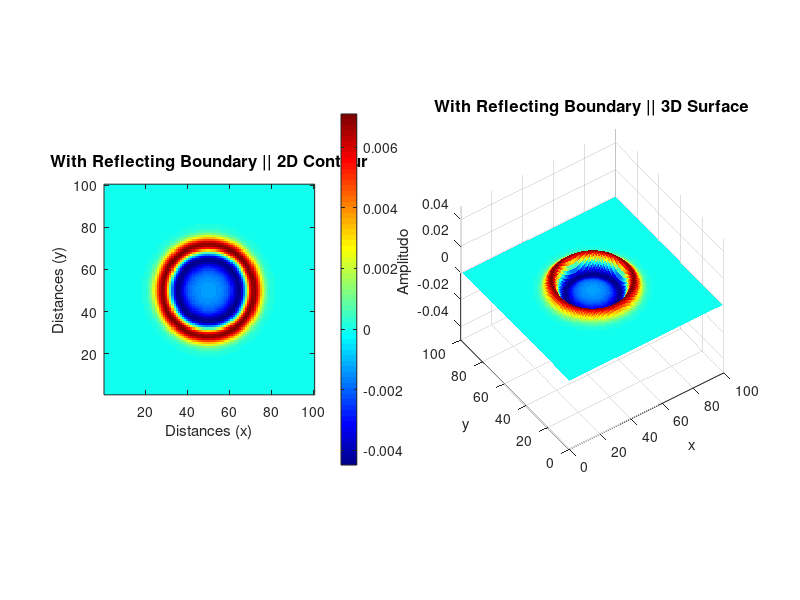

Write MATLAB code to recreate this figure.
% =========================================================================
% SIMULASI WAVE PROPAGATION 2D (REFLECTING BOUNDARY)
% Visualisasi 2D Contour dan 3D Surface untuk X-Banner
% =========================================================================

clear; clc; close all;

% Parameter Domain dan Gelombang
Nx = 100; Ny = 100;       % Ukuran grid spasial
c = 1;                    % Kecepatan rambat gelombang
dx = 1; dy = 1;           % Jarak antar grid (spatial step)
dt = 0.5;                 % Langkah waktu (time step)
r = (c * dt / dx)^2;      % Rasio stabilitas

% Inisialisasi Matriks (u_prev: t-1, u: t, u_next: t+1)
u_prev = zeros(Nx, Ny);
u = zeros(Nx, Ny);
u_next = zeros(Nx, Ny);

% Kondisi Awal: Tetesan/Pusat Gelombang di tengah domain (Gaussian Pulse)
[X, Y] = meshgrid(1:Nx, 1:Ny);
x0 = Nx/2; y0 = Ny/2;
u_prev = 0.05 * exp(-((X - x0).^2 + (Y - y0).^2) / 20);
u = u_prev;

% Iterasi Waktu (Menjalankan rambatan gelombang)
% Menggunakan beda hingga standar (proxy visual untuk ADI)
for t = 1:40
    for i = 2:Nx-1
        for j = 2:Ny-1
            % Skema numerik 2D
            u_next(i,j) = 2*u(i,j) - u_prev(i,j) + ...
                          r * (u(i+1,j) - 2*u(i,j) + u(i-1,j) + ...
                               u(i,j+1) - 2*u(i,j) + u(i,j-1));
        end
    end
    % Update waktu
    u_prev = u;
    u = u_next;
end

% ==================== PLOTTING ====================
figure('Position', [100, 100, 1000, 450], 'Color', 'w');

% Grafik 1: 2D Contour (Seperti panel kiri Gambar 2)
subplot(1, 2, 1);
imagesc(u);
colormap(jet);
colorbar;
title('With Reflecting Boundary || 2D Contour', 'FontWeight', 'bold', 'FontSize', 12);
xlabel('Distances (x)'); ylabel('Distances (y)');
set(gca, 'YDir', 'normal'); % Membalik sumbu Y agar titik (0,0) di bawah
axis square;

% Grafik 2: 3D Surface (Seperti panel kanan Gambar 2)
subplot(1, 2, 2);
surf(X, Y, u, 'EdgeColor', 'none');
colormap(jet);
title('With Reflecting Boundary || 3D Surface', 'FontWeight', 'bold', 'FontSize', 12);
xlabel('x'); ylabel('y'); zlabel('Amplitudo');
zlim([-0.05 0.05]);
view(-35, 45); % Mengatur sudut pandang kamera 3D
axis square;
grid on;
